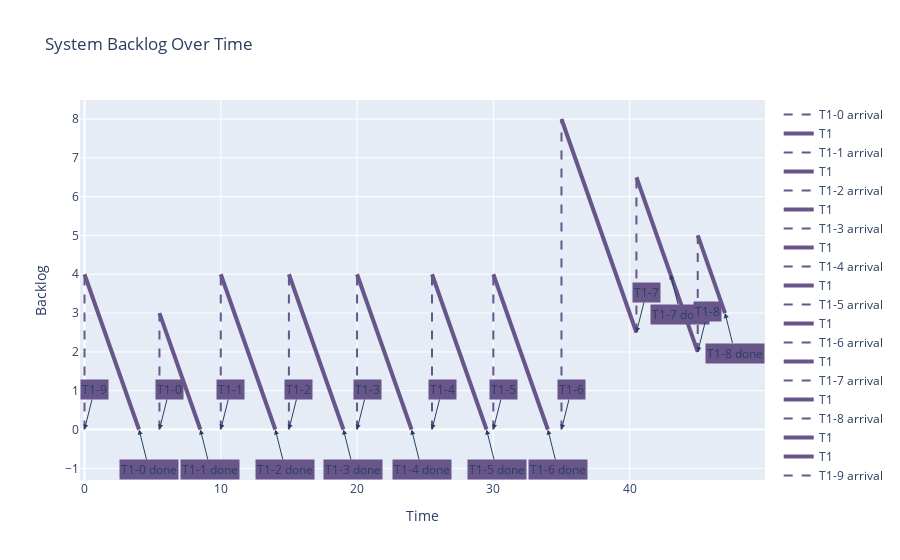

The cell this chart's notebook holds for it:
### Code cell
interval = 50

P = Uniprocessor(policy="FIFO", taskload=taskload)
WL = P.get_workload_until(interval)
T = get_periodic_tasks_hyperperiod(taskload)
PM = PlotManager(WL)
myfig = PM.plot_backlog()
myfig.show()
previewer(myfig)

### Figure 1 — Plotly figure (JSON) as saved in the notebook; plotly's stock layout.template omitted (floating-point values rounded to 4 significant figures)
{"data": [{"line": {"color": "#68568A", "dash": "dash", "width": 2}, "mode": "lines", "name": "T1-0 arrival", "type": "scatter", "x": [0, 0], "y": [0, 4]}, {"line": {"color": "#68568A", "width": 4}, "mode": "lines", "name": "T1", "type": "scatter", "x": [0, 4], "y": [4, 0]}, {"line": {"color": "#68568A", "dash": "dash", "width": 2}, "mode": "lines", "name": "T1-1 arrival", "type": "scatter", "x": [5.5, 5.5], "y": [0, 3]}, {"line": {"color": "#68568A", "width": 4}, "mode": "lines", "name": "T1", "type": "scatter", "x": [5.5, 8.5], "y": [3, 0]}, {"line": {"color": "#68568A", "dash": "dash", "width": 2}, "mode": "lines", "name": "T1-2 arrival", "type": "scatter", "x": [10, 10], "y": [0, 4]}, {"line": {"color": "#68568A", "width": 4}, "mode": "lines", "name": "T1", "type": "scatter", "x": [10, 14], "y": [4, 0]}, {"line": {"color": "#68568A", "dash": "dash", "width": 2}, "mode": "lines", "name": "T1-3 arrival", "type": "scatter", "x": [15, 15], "y": [0, 4]}, {"line": {"color": "#68568A", "width": 4}, "mode": "lines", "name": "T1", "type": "scatter", "x": [15, 19], "y": [4, 0]}, {"line": {"color": "#68568A", "dash": "dash", "width": 2}, "mode": "lines", "name": "T1-4 arrival", "type": "scatter", "x": [20, 20], "y": [0, 4]}, {"line": {"color": "#68568A", "width": 4}, "mode": "lines", "name": "T1", "type": "scatter", "x": [20, 24], "y": [4, 0]}, {"line": {"color": "#68568A", "dash": "dash", "width": 2}, "mode": "lines", "name": "T1-5 arrival", "type": "scatter", "x": [25.5, 25.5], "y": [0, 4]}, {"line": {"color": "#68568A", "width": 4}, "mode": "lines", "name": "T1", "type": "scatter", "x": [25.5, 29.5], "y": [4, 0]}, {"line": {"color": "#68568A", "dash": "dash", "width": 2}, "mode": "lines", "name": "T1-6 arrival", "type": "scatter", "x": [30, 30], "y": [0, 4]}, {"line": {"color": "#68568A", "width": 4}, "mode": "lines", "name": "T1", "type": "scatter", "x": [30, 34], "y": [4, 0]}, {"line": {"color": "#68568A", "dash": "dash", "width": 2}, "mode": "lines", "name": "T1-7 arrival", "type": "scatter", "x": [35, 35], "y": [0, 8]}, {"line": {"color": "#68568A", "width": 4}, "mode": "lines", "name": "T1", "type": "scatter", "x": [35, 40.5], "y": [8, 2.5]}, {"line": {"color": "#68568A", "dash": "dash", "width": 2}, "mode": "lines", "name": "T1-8 arrival", "type": "scatter", "x": [40.5, 40.5], "y": [2.5, 6.5]}, {"line": {"color": "#68568A", "width": 4}, "mode": "lines", "name": "T1", "type": "scatter", "x": [40.5, 43], "y": [6.5, 4]}, {"line": {"color": "#68568A", "width": 4}, "mode": "lines", "name": "T1", "type": "scatter", "x": [43, 45], "y": [4, 2]}, {"line": {"color": "#68568A", "dash": "dash", "width": 2}, "mode": "lines", "name": "T1-9 arrival", "type": "scatter", "x": [45, 45], "y": [2, 5]}, {"line": {"color": "#68568A", "width": 4}, "mode": "lines", "name": "T1", "type": "scatter", "x": [45, 47], "y": [5, 3]}], "layout": {"annotations": [{"arrowhead": 2, "ax": 10, "ay": -40, "bgcolor": "#68568A", "showarrow": true, "text": "T1-9", "x": 0, "y": 0}, {"arrowhead": 2, "ax": 10, "ay": 40, "bgcolor": "#68568A", "showarrow": true, "text": "T1-0 done", "x": 4, "y": 0}, {"arrowhead": 2, "ax": 10, "ay": -40, "bgcolor": "#68568A", "showarrow": true, "text": "T1-0", "x": 5.5, "y": 0}, {"arrowhead": 2, "ax": 10, "ay": 40, "bgcolor": "#68568A", "showarrow": true, "text": "T1-1 done", "x": 8.5, "y": 0}, {"arrowhead": 2, "ax": 10, "ay": -40, "bgcolor": "#68568A", "showarrow": true, "text": "T1-1", "x": 10, "y": 0}, {"arrowhead": 2, "ax": 10, "ay": 40, "bgcolor": "#68568A", "showarrow": true, "text": "T1-2 done", "x": 14, "y": 0}, {"arrowhead": 2, "ax": 10, "ay": -40, "bgcolor": "#68568A", "showarrow": true, "text": "T1-2", "x": 15, "y": 0}, {"arrowhead": 2, "ax": 10, "ay": 40, "bgcolor": "#68568A", "showarrow": true, "text": "T1-3 done", "x": 19, "y": 0}, {"arrowhead": 2, "ax": 10, "ay": -40, "bgcolor": "#68568A", "showarrow": true, "text": "T1-3", "x": 20, "y": 0}, {"arrowhead": 2, "ax": 10, "ay": 40, "bgcolor": "#68568A", "showarrow": true, "text": "T1-4 done", "x": 24, "y": 0}, {"arrowhead": 2, "ax": 10, "ay": -40, "bgcolor": "#68568A", "showarrow": true, "text": "T1-4", "x": 25.5, "y": 0}, {"arrowhead": 2, "ax": 10, "ay": 40, "bgcolor": "#68568A", "showarrow": true, "text": "T1-5 done", "x": 29.5, "y": 0}, {"arrowhead": 2, "ax": 10, "ay": -40, "bgcolor": "#68568A", "showarrow": true, "text": "T1-5", "x": 30, "y": 0}, {"arrowhead": 2, "ax": 10, "ay": 40, "bgcolor": "#68568A", "showarrow": true, "text": "T1-6 done", "x": 34, "y": 0}, {"arrowhead": 2, "ax": 10, "ay": -40, "bgcolor": "#68568A", "showarrow": true, "text": "T1-6", "x": 35, "y": 0}, {"arrowhead": 2, "ax": 10, "ay": -40, "bgcolor": "#68568A", "showarrow": true, "text": "T1-7", "x": 40.5, "y": 2.5}, {"arrowhead": 2, "ax": 10, "ay": 40, "bgcolor": "#68568A", "showarrow": true, "text": "T1-7 done", "x": 43, "y": 4}, {"arrowhead": 2, "ax": 10, "ay": -40, "bgcolor": "#68568A", "showarrow": true, "text": "T1-8", "x": 45, "y": 2}, {"arrowhead": 2, "ax": 10, "ay": 40, "bgcolor": "#68568A", "showarrow": true, "text": "T1-8 done", "x": 47, "y": 3}], "showlegend": true, "title": {"text": "System Backlog Over Time"}, "xaxis": {"title": {"text": "Time"}}, "yaxis": {"title": {"text": "Backlog"}}}}
